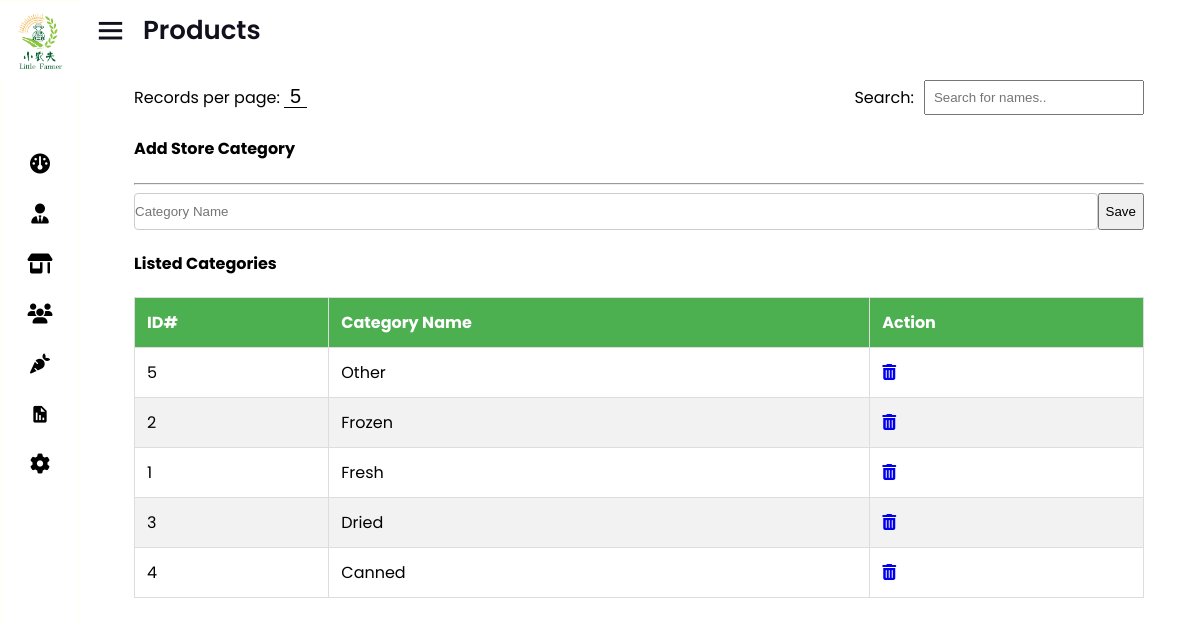
The app's page /seller/admin/store_category_inspection.php (signed in), older data.
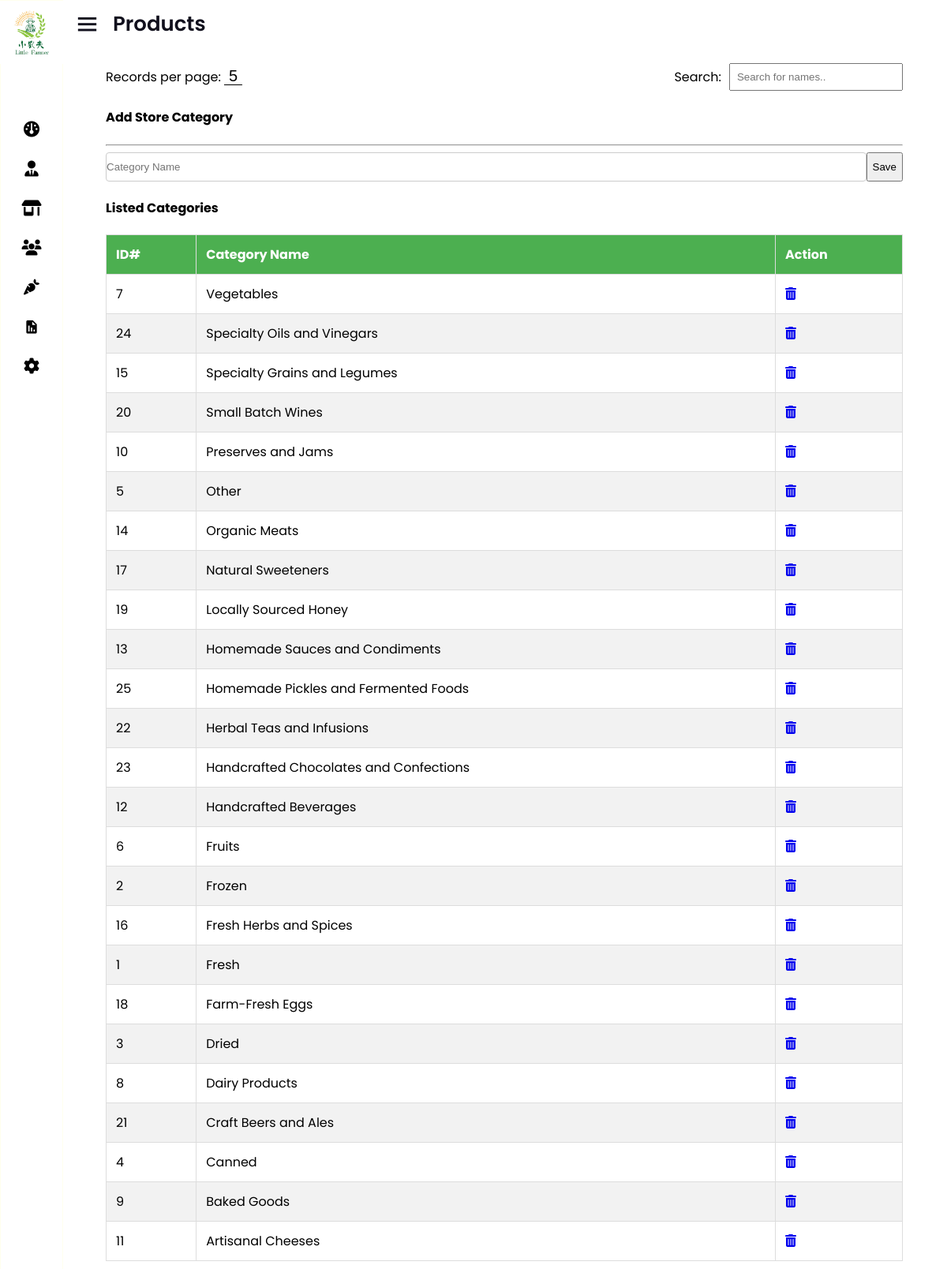
The same page, newer data.
### tables this page shows
CREATE TABLE `res_category` (
  `c_id` int(222) NOT NULL,
  `c_name` varchar(222) NOT NULL,
  `date` timestamp NOT NULL DEFAULT current_timestamp() ON UPDATE current_timestamp()
);

### seller/admin/store_category_inspection.php (the view, shortened to what this page needs)
<!DOCTYPE html>
<html lang="en" dir="ltr">
  <head>
    <link rel="stylesheet" href="style.css">
	<link rel="stylesheet" href="https://cdnjs.cloudflare.com/ajax/libs/font-awesome/4.7.0/css/font-awesome.min.css">
    <link href='https://unpkg.com/boxicons@2.0.7/css/boxicons.min.css' rel='stylesheet'>
   </head>
<body>
  <div class="sidebar close">
    <?php include "sidebar.php"; ?>
  </div>
  <section class="home-section">
    <div class="home-content">
      <i class='bx bx-menu' ></i>
      <span class="text">Products</span>
    </div>
	<div class="empMainCon">
		   	<div class="controls-container">
		  		<div class="records-per-page">
					<span>Records per page:</span>
					<select id="recordsPerPage" onchange="changeRecordsPerPage()" class="custom-select">
					  <option value="5">5</option>
					</select>
				  </div>
				  <div class="search-bar">
				<span>Search:</span>
				<input type="text" id="searchInput" onkeyup="fetchData()" placeholder="Search for names..">
		  	</div>
		  </div>
          <?php
include("./../connection/connect.php");
if(isset($_SESSION["adm_co"]) && ($_SESSION["adm_co"] == "SUPA"))
{
?>
    <div id="main-wrapper">
            <div class="container-fluid">
				<div class="row">
                    <div class="container-fluid">
<div class="col-lg-12">
    <div class="card card-outline-primary">
        <div class="card-header">
            <h4 class="m-b-0 text-white">Add Store Category</h4>
        </div>
        <div class="card-body">
            <form action="<?php echo htmlspecialchars($_SERVER["PHP_SELF"]); ?>" method="post">
                <div class="form-body">
                    <hr>
                    <div class="row p-t-20">
                        <div class="col-md-12">
                            <div class="form-group">
                                <input type="text" name="c_name" class="form-control" placeholder="Category Name">
                                <input type="submit" name="submit" class="btn btn-success" value="Save">
                            </div>
                        </div>
                    </div>
                </div>
            </form>
        </div>
    </div>
</div>
                    </div>
					<div class="col-12">
                        <div class="card">
                            <div class="card-body">
                                <h4 class="card-title">Listed Categories</h4>
                                <div class="table-responsive m-t-40">
                                    <table id="myTable" class="table table-bordered table-striped">
                                        <thead>
                                            <tr>
                                                <th>ID#</th>
                                                <th>Category Name</th>
												<th>Action</th>
                                            </tr>
                                        </thead>
                                        <tbody>
                                        <?php
$sql = "SELECT * FROM res_category ORDER BY c_name DESC";
$query = mysqli_query($db, $sql);
if(!mysqli_num_rows($query) > 0 ) {
    echo '<td colspan="7"><center>No Categories-Data!</center></td>';
} else {
    while($rows=mysqli_fetch_array($query)) {
        echo '<tr><td>'.$rows['c_id'].'</td>
                    <td>'.$rows['c_name'].'</td>
                    <td>
                        <a href="#" class="btn btn-danger btn-flat btn-addon btn-xs m-b-10 delete-category" data-category-id="' . $rows['c_id'] . '">
                            <i class="fa fa-trash-o" style="font-size:16px"></i>
                        </a>
                    </td>
                </tr>';
    }
}
?>
                                        </tbody>
                                    </table>
                                </div>
                            </div>
                        </div>
					</div>
            </div>
    </div>
<?php
}
?>
</body>
</html>

Row changes from the older to the newer data that the page shows:
added res_category: c_id "7", c_name "Vegetables"
added res_category: c_id "24", c_name "Specialty Oils and Vinegars"
added res_category: c_id "15", c_name "Specialty Grains and Legumes"
added res_category: c_id "20", c_name "Small Batch Wines"
added res_category: c_id "10", c_name "Preserves and Jams"
added res_category: c_id "14", c_name "Organic Meats"
added res_category: c_id "17", c_name "Natural Sweeteners"
added res_category: c_id "19", c_name "Locally Sourced Honey"
added res_category: c_id "13", c_name "Homemade Sauces and Condiments"
added res_category: c_id "25", c_name "Homemade Pickles and Fermented Foods"
added res_category: c_id "22", c_name "Herbal Teas and Infusions"
added res_category: c_id "23", c_name "Handcrafted Chocolates and Confections"
added res_category: c_id "12", c_name "Handcrafted Beverages"
added res_category: c_id "6", c_name "Fruits"
added res_category: c_id "16", c_name "Fresh Herbs and Spices"
added res_category: c_id "18", c_name "Farm-Fresh Eggs"
added res_category: c_id "8", c_name "Dairy Products"
added res_category: c_id "21", c_name "Craft Beers and Ales"
added res_category: c_id "9", c_name "Baked Goods"
added res_category: c_id "11", c_name "Artisanal Cheeses"
